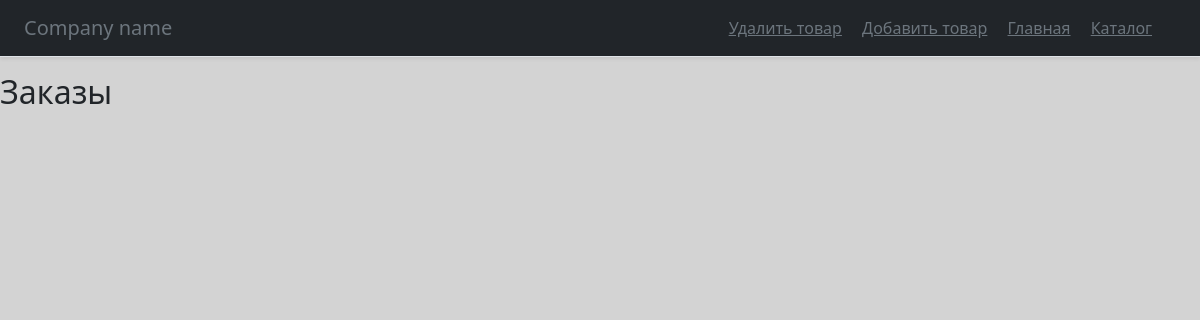
/admin85367/panel (signed in), run on an earlier commit of the app's database.
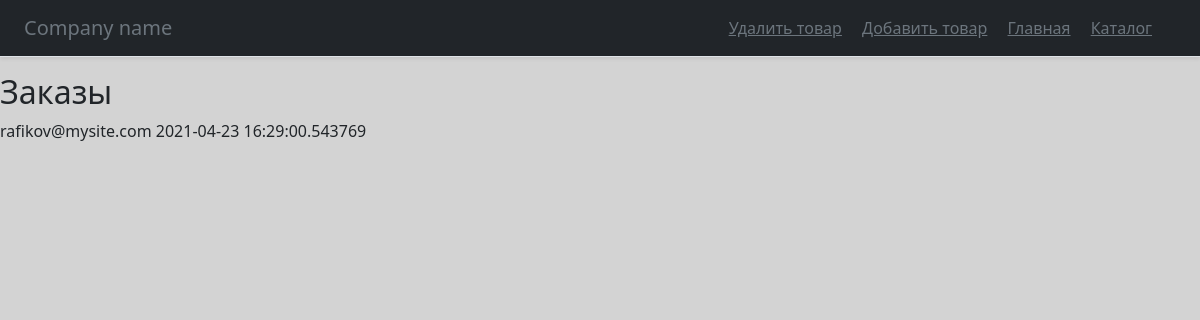
And on a later commit of the database.
### main.py (models this page shows)
class Orders(db.Model):
    id = db.Column(db.Integer, primary_key=True, autoincrement=True)
    id_of_user = db.Column(db.Integer,  db.ForeignKey("users.id"))
    address = db.Column(db.String(200), nullable=True)
    email = db.Column(db.String(30), index=True, unique=True, nullable=True)
    track_num = db.Column(db.String(30), nullable=True)
    comment_of_user = db.Column(db.String(200), nullable=True)
    comment_of_sender = db.Column(db.String(200), nullable=True)
    status = db.Column(db.String(30), nullable=True)
    created_date = db.Column(db.DateTime,
                default=datetime.datetime.now)
    item = db.Column(db.String(300), index=True, unique=True, nullable=True)

### main.py (the view)
    @app.route('/admin85367/panel', methods=['POST', 'GET'])
    def panel():
        if request.method == 'GET':
            if 'admin' in session.keys() and session['admin'] == '4891nimda':
                orders = Orders.query.all()
                return render_template('panel.html', title='Панель',
                                        css_file='panel.css', orders=orders)
            else:
                return redirect('/admin85367')

### templates/panel.html
{% extends "admin_base.html" %}
{% block content %}
<h2>Заказы</h2>
{% for order in orders %}
<div>
    <a>{{ order.email }}</a>
    <a>{{ order.created_date }}</a>
</div>
{% endfor %}
{% endblock %}

### templates/admin_base.html (shortened to what this page needs)
<!doctype html>
<html lang="ru">
  <head>
      <link href="https://cdn.jsdelivr.net/npm/bootstrap@5.0.0-beta2/dist/css/bootstrap.min.css"
          rel="stylesheet"
>
        <link href="/static/css/{{ css_file }}" rel="stylesheet">
  </head>
  <body>
<header class="d-flex flex-column flex-md-row align-items-center p-3 px-md-4 mb-3 bg-dark border-bottom shadow-sm">
  <p class="h5 my-0 me-md-auto fw-normal text-muted">Company name</p>
  <nav class="my-2 my-md-0 me-md-3">
    <a class="p-2 text-muted" href="./panel/delete_item">Удалить товар</a>
    <a class="p-2 text-muted" href="./panel/add_item">Добавить товар</a>
    <a class="p-2 text-muted" href="/main_page">Главная</a>
    <a class="p-2 text-muted" href="/catalog">Каталог</a>
  </nav>
</header>
<main role="main" class="{{ class_main }}">
    {% block content %}{% endblock %}
</main>
</body>
</html>

### static/css/panel.css (style rules this page uses)
body { background-color: lightgrey; }

What changed in the data, as far as the page shows it:
added Orders: email "rafikov@mysite.com", created_date "2021-04-23 16:29:00.543769"
